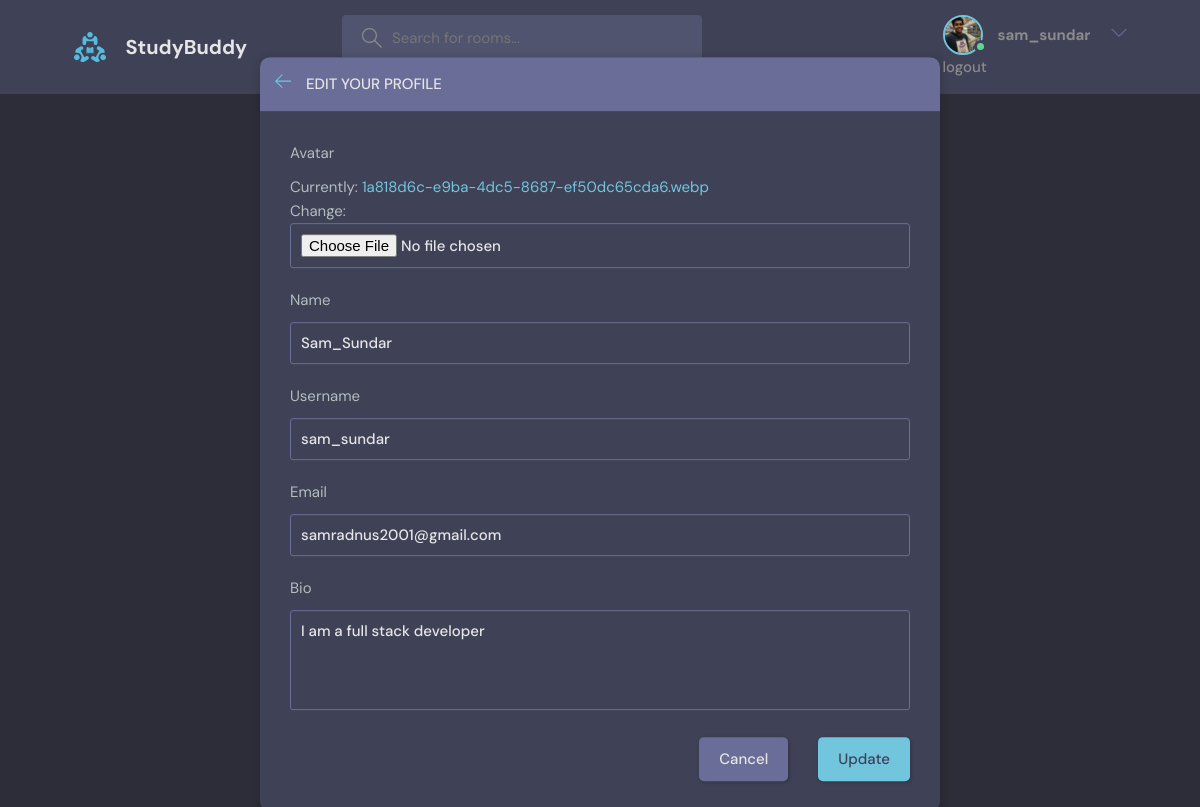
The page /update-user (signed in) on the database its author committed.
### base/models.py (models this page shows, shortened)
class User(AbstractUser):
    name=models.CharField(max_length=200,null=True)
    email=models.EmailField(unique=True,null=True)
    bio=models.TextField(null=True)
    avatar=models.ImageField(null=True,default="avatar.svg")
    USERNAME_FIELD ='email'
    REQUIRED_FIELDS =[]

### base/views.py (the view)
# urls.py: path('update-user',views.updateUser,name="update-user"),
@login_required(login_url='login')
def updateUser(request):
    user=request.user
    form=UserForm(instance=user)
    if request.method=='POST':
        form=UserForm(request.POST,request.FILES,instance=user)
        if form.is_valid():
            form.save()
            return  redirect ('user-profile',pk=user.id)
    return render(request,'base/update_user.html',{'form':form})

### base/forms.py
class UserForm(ModelForm):
    class Meta:
        model=User
        fields=['avatar','name','username','email','bio']

### base/templates/base/update_user.html (shortened to what this page needs)
{% extends 'main.html' %}
{% block content %}
<main class="update-account layout">
        <div class="container">
            <div class="layout__box">
                <div class="layout__boxHeader">
                    <div class="layout__boxTitle">
                        <a href="profile.html">
                            <svg version="1.1" xmlns="http://www.w3.org/2000/svg" width="32" height="32"
                                viewBox="0 0 32 32">
                                <title>arrow-left</title>
                                <path
                                    d="M13.723 2.286l-13.723 13.714 13.719 13.714 1.616-1.611-10.96-10.96h27.625v-2.286h-27.625l10.965-10.965-1.616-1.607z">
                                </path>
                            </svg>
                        </a>
                        <h3>Edit your profile</h3>
                    </div>
                </div>
                <div class="layout__body">
                    <form class="form" action="" method="POST" enctype="multipart/form-data">
                        {% for field in form %}
                        <div class="form__group">
                            <label for="profile_pic">{{field.label}}</label>
                            {{field}}
                        </div>
                        {% endfor %}
                        <div class="form__action">
                            <a class="btn btn--dark" href="{% url 'home' %}" >Cancel</a>
                            <button class="btn btn--main" type="submit">Update</button>
                        </div>
                    </form>
                </div>
            </div>
        </div>
</main>
{% endblock content %}

### templates/navbar.html (shortened to what this page needs)
{%load static %}
<!DOCTYPE html>
<html lang="en">
<head>
</head>
<body>
  <header class="header header--loggedIn">
    <div class="container">
      <a href="{% url 'home' %}" class="header__logo">
        <img src="{% static 'images/logo.svg' %}" />
        <h1>StudyBuddy</h1>
      </a>
      <form class="header__search" method="GET" action="{% url 'home' %}">
        <label>
          <input name="q" placeholder="Search for rooms..." />
        </label>
      </form>
      <nav class="header__menu">
        {% if request.user.is_authenticated %}
        <div class="header__user">
          <a href="{% url 'user-profile' request.user.id %}">
            <div class="avatar avatar--medium active">
              <img src="{{request.user.avatar.url}}" />
            </div>
            <h1> {{request.user.username}}</h1>
          </a>
          <button class="dropdown-button">
            <svg version="1.1" xmlns="http://www.w3.org/2000/svg" width="32" height="32" viewBox="0 0 32 32">
              <title>chevron-down</title>
              <path d="M16 21l-13-13h-3l16 16 16-16h-3l-13 13z"></path>
            </svg>
          </button>
        </div>
        <a href="{% url 'logout' %}">logout</a>
       {% else %}
       <div>
       <a href="{% url 'login' %}">login
        <img src="{% static 'images/avatar.svg' %}" />
        </a>
      </div>
        {% endif %}
      </nav>
    </div>
  </header>
</html>

### static/styles/style.css (style rules this page uses)
:root { --color-main: #71c6dd; --color-main-light: #e1f6fb; --color-dark: #3f4156; --color-dark-medium: #51546e; --color-dark-light: #696d97; --color-light: #e5e5e5; --color-gray: #8b8b8b; --color-light-gray: #b2bdbd; --color-bg: #2d2d39; --color-success: #5dd693; --color-error: #fc4b0b; }
* { font-family: "DM Sans", -apple-system, BlinkMacSystemFont, "Segoe UI", Roboto, Oxygen, Ubuntu, Cantarell, "Open Sans", "Helvetica Neue", sans-serif; margin: 0; padding: 0; box-sizing: border-box; text-rendering: optimizeLegibility; font-size: inherit; }
html { font-size: 56.25%; }
@media only screen and (min-width: 1200px) { html { font-size: 62.5%; } }
body { line-height: 1.6; font-weight: 400; font-size: 1.5rem; color: var(--color-light-gray); background-color: var(--color-bg); min-height: 100vh; }
img { width: 100%; }
a { display: inline-block; color: var(--color-main); text-decoration: none; }
.container { max-width: 120rem; width: 90%; margin: auto; }
.btn { background-color: transparent; border: none; display: inline-flex; align-items: center; gap: 1rem; cursor: pointer; transition: all ease-in-out 0.3s; padding: 1rem 2rem; border-radius: 5px; box-shadow: 1px 1px 3px 1px rgba(0, 0, 0, 0.15); font-weight: 500; }
.btn--main { background-color: var(--color-main); color: var(--color-dark); }
.btn--dark { background-color: var(--color-dark-light); color: var(--color-light); }
.avatar { position: relative; display: inline-block; border-radius: 50%; border: 2px solid var(--color-main); }
.avatar img { display: block; border-radius: 50%; object-fit: cover; object-position: center; }
.avatar::after { content: ""; display: block; position: absolute; background-color: var(--color-gray); z-index: 111; border-radius: 50%; border: 0.3rem solid var(--color-dark); }
.avatar.active::after { background-color: var(--color-success); }
.avatar.avatar--medium img { width: 3.6rem; height: 3.6rem; border-radius: 50%; }
.avatar.avatar--medium:after { width: 0.7rem; height: 0.7rem; bottom: 0px; right: -6px; }
.header { padding: 1.5rem; background-color: var(--color-dark); }
.header > .container { display: flex; gap: 9.5rem; }
.header__logo, .header__user { display: flex; gap: 2rem; align-items: center; }
.header__logo > img { height: 3.2rem; width: 3.2rem; }
.header__logo > h1 { font-weight: 700; font-size: 2rem; color: var(--color-light); }
.header__search > label { background-color: var(--color-dark-medium); padding: 1.3rem 1rem; display: flex; align-items: center; gap: 1rem; border-radius: 4px; }
.header__search svg { fill: var(--color-gray); width: 2rem; height: 2rem; margin-left: 1rem; }
.header__search input { width: 30rem; background: transparent; border: none; outline: none; color: var(--color-light); }
.header__menu { margin-left: auto; position: relative; }
.header__menu a { display: flex; gap: 1.5rem; align-items: center; font-weight: 500; text-decoration: none; color: var(--color-gray); }
.header__menu img { height: 3.6rem; }
.header__menu svg { width: 1.6rem; height: 1.6rem; fill: var(--color-dark-light); }
.dropdown-button { background: transparent; border: 0; outline: 0; cursor: pointer; }
.layout { margin-top: 2.4rem; }
.layout > .container { display: flex; justify-content: space-between; align-items: flex-start; }
.layout__box { width: 90%; max-width: 48rem; min-height: 40rem; position: absolute; top: 50%; left: 50%; transform: translate(-50%, -46%); background-color: var(--color-dark); border-radius: 1rem; box-shadow: 1px 1px 6px 3px rgba(0, 0, 0, 0.1); overflow: hidden; }
.layout__boxHeader { display: flex; padding: 1.5rem; background-color: var(--color-dark-light); }
.layout__boxTitle { display: flex; gap: 1.5rem; align-items: center; }
.layout__boxTitle h3 { text-transform: uppercase; font-weight: 500; color: var(--color-light); }
.layout__boxTitle svg { width: 1.6rem; height: 1.6rem; fill: var(--color-main); }
.layout__body { margin: 3rem; }
.form__group { margin-bottom: 2rem; width: 100%; }
.form__group label { display: block; font-size: 1.5rem; margin-bottom: 1rem; }
.form__group input, .form__group textarea, .form__group select { background: transparent; border: 1px solid var(--color-dark-light); padding: 1rem; border-radius: 3px; width: 100%; color: var(--color-light); font-weight: 500; outline: none; }
.form__group textarea { background: transparent; height: 10rem; resize: none; }
.form__action { display: flex; justify-content: flex-end; gap: 3rem; }
.update-account.layout .layout__box { max-width: 68rem; }

### rows shown on the page
User: user.avatar (picture), user.username "sam_sundar", form "Sam_Sundar" "sam_sundar" "samradnus2001@gmail.com" "I am a full stack developer"

### other values the page prints
{{ field.label }} "Avatar" "Name" "Username" "Email" "Bio"
